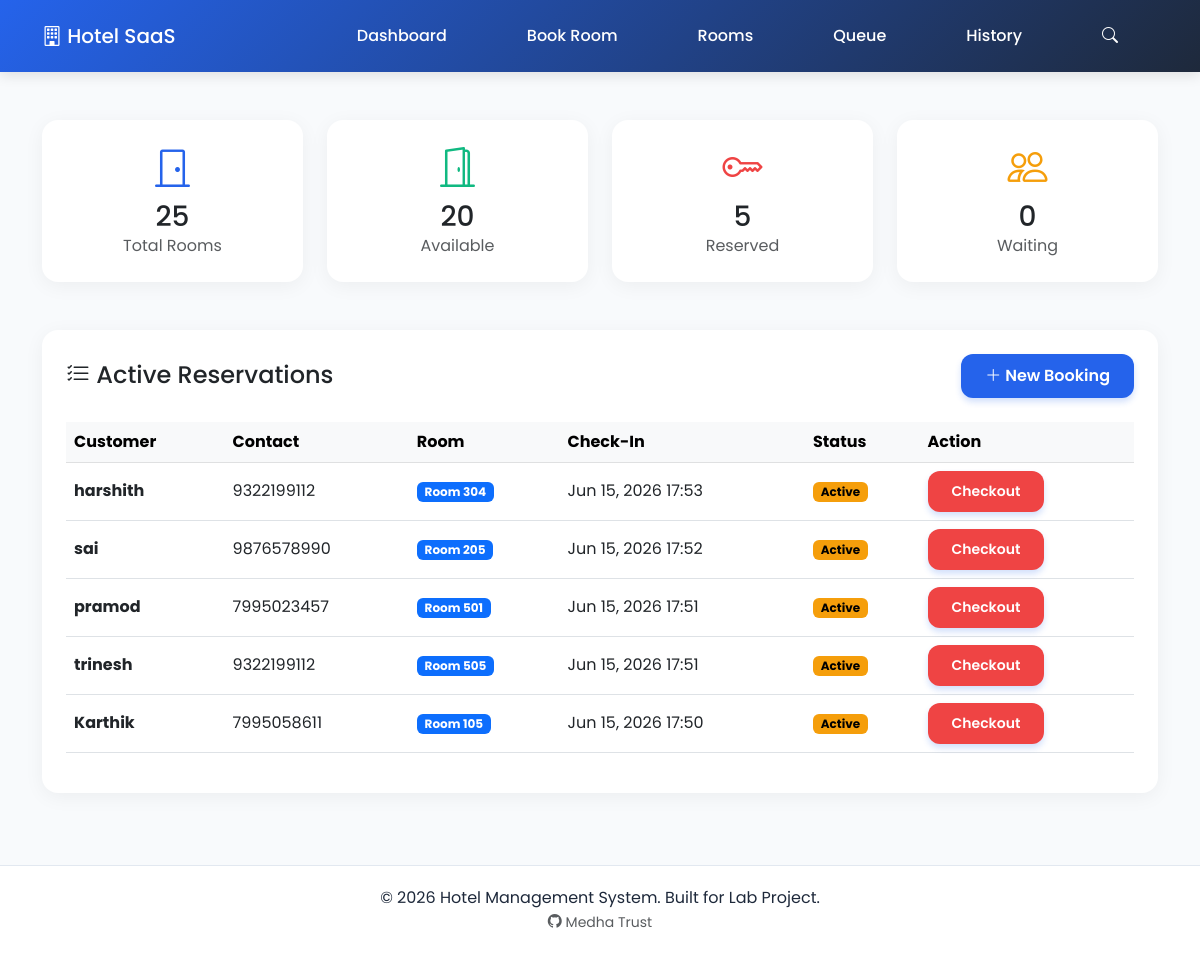
The page / on the database its author committed.
### hotel_management/models.py (models this page shows, shortened)
class Reservation(models.Model):
    customer_name = models.CharField(max_length=100)
    contact_number = models.CharField(max_length=20)
    room = models.ForeignKey(Room, on_delete=models.CASCADE)
    check_in = models.DateTimeField()
    check_out = models.DateTimeField(null=True, blank=True)
    created_at = models.DateTimeField(auto_now_add=True)

class Room(models.Model):
    room_number = models.CharField(max_length=10, unique=True)
    floor = models.IntegerField()
    room_type = models.CharField(max_length=50)
    is_available = models.BooleanField(default=True)

### hotel_management/views.py (the view)
# urls.py: 2. Add a URL to urlpatterns:  path('', views.home, name='home')
def home(request):
    total_rooms = Room.objects.count()
    available_rooms = Room.objects.filter(is_available=True).count()
    reserved_rooms = total_rooms - available_rooms
    waiting_count = WaitingList.objects.count()
    active_reservations = Reservation.objects.filter(check_out__isnull=True).order_by('-created_at')
    return render(request, 'hotel_management/home.html', {
        'active_reservations': active_reservations,
        'total_rooms': total_rooms,
        'available_rooms': available_rooms,
        'reserved_rooms': reserved_rooms,
        'waiting_count': waiting_count
    })

### hotel_management/templates/hotel_management/home.html (shortened to what this page needs)
{% extends 'hotel_management/base.html' %}
{% block content %}
<div class="slide-up">
    <div class="row mb-4">
        <div class="col-md-3">
            <div class="card text-center p-4">
                <h1 style="color: var(--primary);"><i class="bi bi-door-closed"></i></h1>
                <h3 class="mb-0">{{ total_rooms }}</h3>
                <p class="text-muted mb-0">Total Rooms</p>
            </div>
        </div>
        <div class="col-md-3">
            <div class="card text-center p-4">
                <h1 style="color: var(--success);"><i class="bi bi-door-open"></i></h1>
                <h3 class="mb-0">{{ available_rooms }}</h3>
                <p class="text-muted mb-0">Available</p>
            </div>
        </div>
        <div class="col-md-3">
            <div class="card text-center p-4">
                <h1 style="color: var(--danger);"><i class="bi bi-key"></i></h1>
                <h3 class="mb-0">{{ reserved_rooms }}</h3>
                <p class="text-muted mb-0">Reserved</p>
            </div>
        </div>
        <div class="col-md-3">
            <div class="card text-center p-4">
                <h1 style="color: var(--warning);"><i class="bi bi-people"></i></h1>
                <h3 class="mb-0">{{ waiting_count }}</h3>
                <p class="text-muted mb-0">Waiting</p>
            </div>
        </div>
    </div>
    <div class="card p-4">
        <div class="d-flex justify-content-between align-items-center mb-4">
            <h4 class="mb-0"><i class="bi bi-list-check"></i> Active Reservations</h4>
            <a href="{% url 'book_room' %}" class="btn btn-modern btn-primary-custom"><i class="bi bi-plus-lg"></i> New Booking</a>
        </div>
        {% if active_reservations %}
        <div class="table-responsive">
            <table class="table table-hover">
                <thead class="table-light">
                    <tr>
                        <th>Customer</th>
                        <th>Contact</th>
                        <th>Room</th>
                        <th>Check-In</th>
                        <th>Status</th>
                        <th>Action</th>
                    </tr>
                </thead>
                <tbody>
                    {% for res in active_reservations %}
                    <tr>
                        <td><strong>{{ res.customer_name }}</strong></td>
                        <td>{{ res.contact_number }}</td>
                        <td><span class="badge bg-primary">Room {{ res.room.room_number }}</span></td>
                        <td>{{ res.check_in|date:"M d, Y H:i" }}</td>
                        <td><span class="badge badge-warning">Active</span></td>
                        <td>
                            <form action="{% url 'checkout_room' %}" method="POST" class="d-inline">
                                <button type="submit" class="btn btn-sm btn-modern btn-danger-custom">Checkout</button>
                            </form>
                        </td>
                    </tr>
                    {% endfor %}
                </tbody>
            </table>
        </div>
        {% else %}
        <div class="text-center py-5">
            <i class="bi bi-inbox fs-1 text-muted"></i>
            <p class="mt-3 text-muted">No active reservations right now.</p>
        </div>
        {% endif %}
    </div>
</div>
{% endblock %}

### hotel_management/templates/hotel_management/base.html (shortened to what this page needs)
<!DOCTYPE html>
<html lang="en">
<head>
    <link href="https://cdn.jsdelivr.net/npm/bootstrap@5.3.0/dist/css/bootstrap.min.css" rel="stylesheet">
    <link rel="stylesheet" href="https://cdn.jsdelivr.net/npm/bootstrap-icons@1.10.5/font/bootstrap-icons.css">
</head>
<body>
<nav class="navbar navbar-expand-lg sticky-top">
    <div class="container">
        <a class="navbar-brand" href="{% url 'home' %}"><i class="bi bi-building"></i> Hotel SaaS</a>
        <div class="collapse navbar-collapse justify-content-end" id="navbarNav">
            <ul class="navbar-nav">
                <li class="nav-link"><a class="nav-link" href="{% url 'home' %}">Dashboard</a></li>
                <li class="nav-link"><a class="nav-link" href="{% url 'book_room' %}">Book Room</a></li>
                <li class="nav-link"><a class="nav-link" href="{% url 'available_rooms' %}">Rooms</a></li>
                <li class="nav-link"><a class="nav-link" href="{% url 'waiting_list' %}">Queue</a></li>
                <li class="nav-link"><a class="nav-link" href="{% url 'reservation_history' %}">History</a></li>
                <li class="nav-link"><a class="nav-link" href="{% url 'search_reservation' %}"><i class="bi bi-search"></i></a></li>
            </ul>
        </div>
    </div>
</nav>
<div class="container my-5 flex-grow-1 fade-in">
    {% block content %}
    {% endblock %}
</div>
<footer>
    <div class="container">
        <p class="mb-0">&copy; {% now "Y" %} Hotel Management System. Built for Lab Project.</p>
        <small class="text-muted"><i class="bi bi-github"></i> Medha Trust</small>
    </div>
</footer>
</body>
</html>

### hotel_management/templates/hotel_management/base.html (style rules this page uses)
:root { --primary: #2563EB; --secondary: #1E293B; --accent: #14B8A6; --success: #10B981; --warning: #F59E0B; --danger: #EF4444; --background: #F8FAFC; --radius: 12px; --card-radius: 16px; }
body { font-family: 'Poppins', sans-serif; background-color: var(--background); color: var(--secondary); display: flex; flex-direction: column; min-height: 100vh; }
.navbar { background: linear-gradient(135deg, var(--primary), var(--secondary)); box-shadow: 0 4px 12px rgba(0,0,0,0.1); }
.navbar-brand, .nav-link { color: white !important; font-weight: 500; }
.nav-link { transition: background-color 0.3s ease, transform 0.2s ease; border-radius: var(--radius); padding: 8px 16px !important; margin: 0 4px; }
.card { border: none; border-radius: var(--card-radius); background: white; box-shadow: 0 4px 20px rgba(0,0,0,0.05); transition: transform 0.3s ease, box-shadow 0.3s ease; margin-bottom: 24px; }
.btn-modern { border-radius: var(--radius); padding: 10px 24px; font-weight: 600; transition: all 0.3s ease; box-shadow: 0 4px 6px rgba(37, 99, 235, 0.2); }
.btn-primary-custom { background-color: var(--primary); color: white; border: none; }
.btn-danger-custom { background-color: var(--danger); color: white; border: none; }
.fade-in { animation: fadeIn 0.6s ease-in-out; }
.slide-up { animation: slideUp 0.5s ease-out; }
.table { vertical-align: middle; }
.badge-warning { background-color: var(--warning); color: #000; }
footer { margin-top: auto; background: white; color: var(--secondary); padding: 20px 0; text-align: center; border-top: 1px solid #e2e8f0; }

### rows shown on the page
Reservation: customer_name "harshith", contact_number "9322199112", room.room_number "304", check_in "Jun 15, 2026 17:53"
Reservation: customer_name "sai", contact_number "9876578990", room.room_number "205", check_in "Jun 15, 2026 17:52"
Reservation: customer_name "pramod", contact_number "7995023457", room.room_number "501", check_in "Jun 15, 2026 17:51"
Reservation: customer_name "trinesh", contact_number "9322199112", room.room_number "505", check_in "Jun 15, 2026 17:51"
Reservation: customer_name "Karthik", contact_number "7995058611", room.room_number "105", check_in "Jun 15, 2026 17:50"

### other values the page prints
{{ total_rooms }} "25"
{{ available_rooms }} "20"
{{ reserved_rooms }} "5"
{{ waiting_count }} "0"
